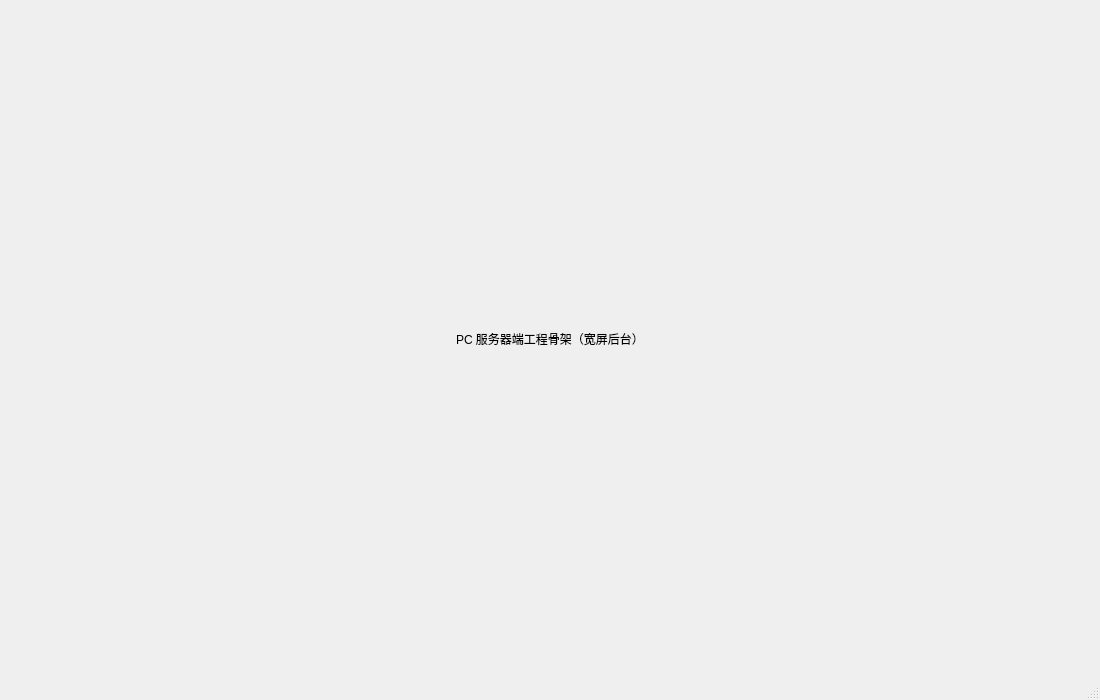
<?xml version="1.0" encoding="UTF-8"?>
<ui version="4.0">
 <class>MainWindow</class>
 <widget class="QMainWindow" name="MainWindow">
  <property name="geometry">
   <rect><x>0</x><y>0</y><width>1100</width><height>700</height></rect>
  </property>
  <property name="windowTitle">
   <string>PC 服务器端</string>
  </property>
  <widget class="QWidget" name="centralwidget">
   <layout class="QVBoxLayout" name="verticalLayout">
    <item>
     <widget class="QLabel" name="placeholderLabel">
      <property name="text">
       <string>PC 服务器端工程骨架（宽屏后台）</string>
      </property>
      <property name="alignment">
       <set>Qt::AlignCenter</set>
      </property>
     </widget>
    </item>
   </layout>
  </widget>
  <widget class="QStatusBar" name="statusbar"/>
 </widget>
 <resources/>
 <connections/>
</ui>
